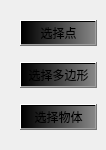
      <widget class="QWidget" name="page_3">
       <widget class="QWidget" name="layoutWidget">
        <property name="geometry">
         <rect>
          <x>20</x>
          <y>10</y>
          <width>77</width>
          <height>131</height>
         </rect>
        </property>
        <layout class="QVBoxLayout" name="verticalLayout_2">
         <item>
          <widget class="QPushButton" name="pointPicker_BT">
           <property name="styleSheet">
            <string notr="true">background-color: qlineargradient(spread:pad, x1:0, y1:0, x2:1, y2:0, stop:0 rgba(0, 0, 0, 255), stop:1 rgba(134, 134, 134, 255));
border-left:1px solid  rgb(77, 77, 57);
border-bottom:1px solid  rgb(77, 77, 57);</string>
           </property>
           <property name="text">
            <string>选择点</string>
           </property>
          </widget>
         </item>
         <item>
          <widget class="QPushButton" name="polyPicker_BT">
           <property name="styleSheet">
            <string notr="true">background-color: qlineargradient(spread:pad, x1:0, y1:0, x2:1, y2:0, stop:0 rgba(0, 0, 0, 255), stop:1 rgba(134, 134, 134, 255));
border-left:1px solid  rgb(77, 77, 57);
border-bottom:1px solid  rgb(77, 77, 57);</string>
           </property>
           <property name="text">
            <string>选择多边形</string>
           </property>
          </widget>
         </item>
         <item>
          <widget class="QPushButton" name="objPicker_BT">
           <property name="styleSheet">
            <string notr="true">background-color: qlineargradient(spread:pad, x1:0, y1:0, x2:1, y2:0, stop:0 rgba(0, 0, 0, 255), stop:1 rgba(134, 134, 134, 255));
border-left:1px solid  rgb(77, 77, 57);
border-bottom:1px solid  rgb(77, 77, 57);</string>
           </property>
           <property name="text">
            <string>选择物体</string>
           </property>
          </widget>
         </item>
        </layout>
       </widget>
      </widget>
